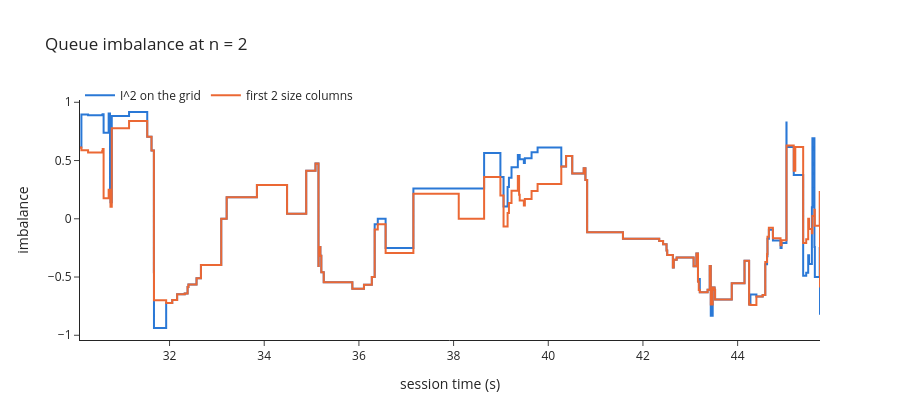

Write notebook code for a chart like this one.
### Code cell
imbalance_figure(session, GridDepth(2), slice(0, 400))

### Figure 1 — Plotly figure (JSON) as saved in the notebook; plotly's stock layout.template omitted (floating-point values rounded to 4 significant figures; data arrays with more than 128 entries replaced by an {"elided": "..."} marker saying what was removed)
{"data": [{"connectgaps": false, "line": {"color": "#2a78d6", "shape": "hv", "width": 2}, "mode": "lines", "name": "I^2 on the grid", "type": "scatter", "x": {"elided": "400 float values"}, "y": {"elided": "400 float values"}}, {"connectgaps": false, "line": {"color": "#eb6834", "shape": "hv", "width": 2}, "mode": "lines", "name": "first 2 size columns", "type": "scatter", "x": {"elided": "400 float values"}, "y": {"elided": "400 float values"}}], "layout": {"height": 420, "hovermode": "x unified", "legend": {"orientation": "h", "x": 0, "y": 1.08}, "title": {"text": "Queue imbalance at n = 2"}, "xaxis": {"title": {"text": "session time (s)"}}, "yaxis": {"title": {"text": "imbalance"}}}}
